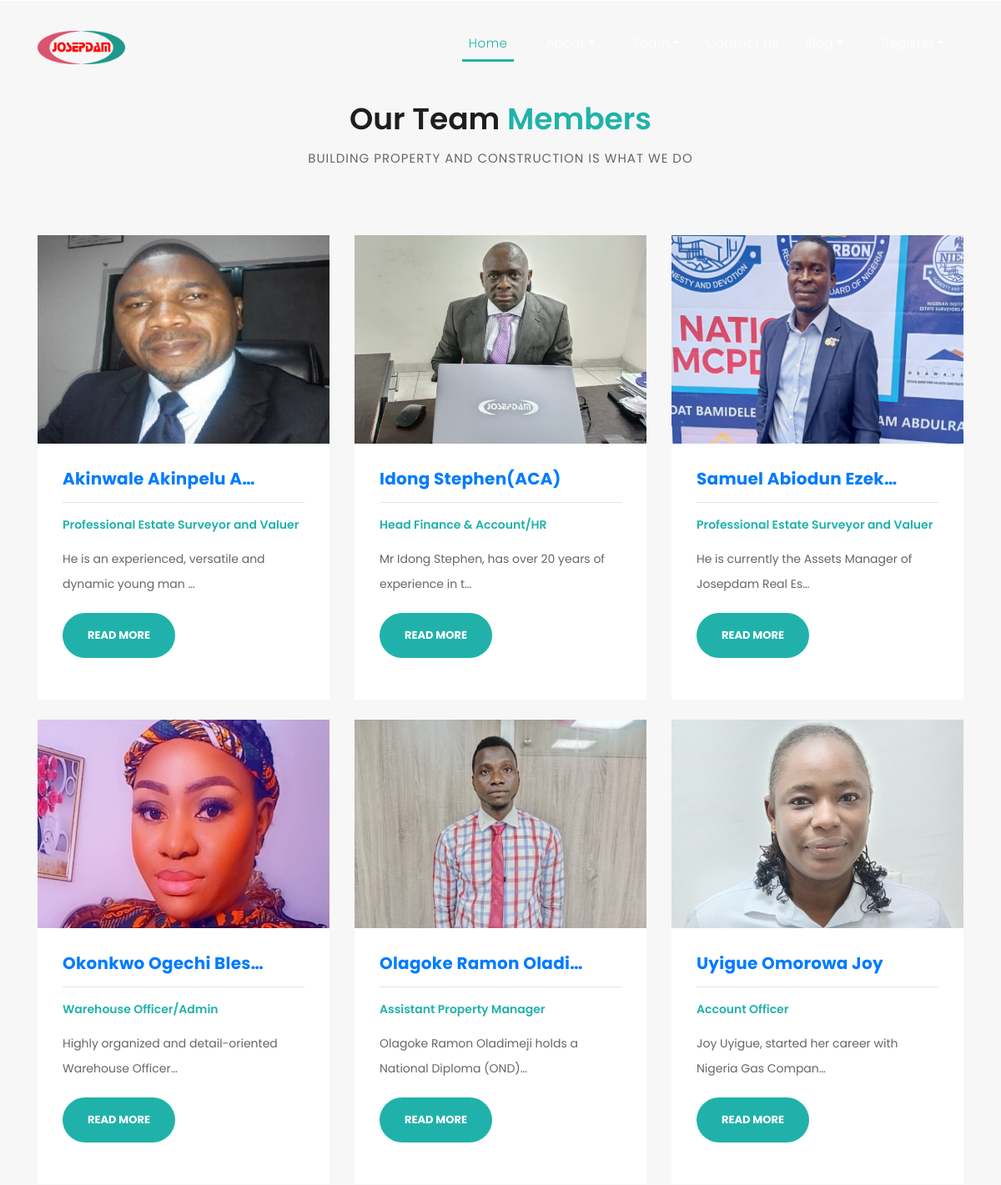
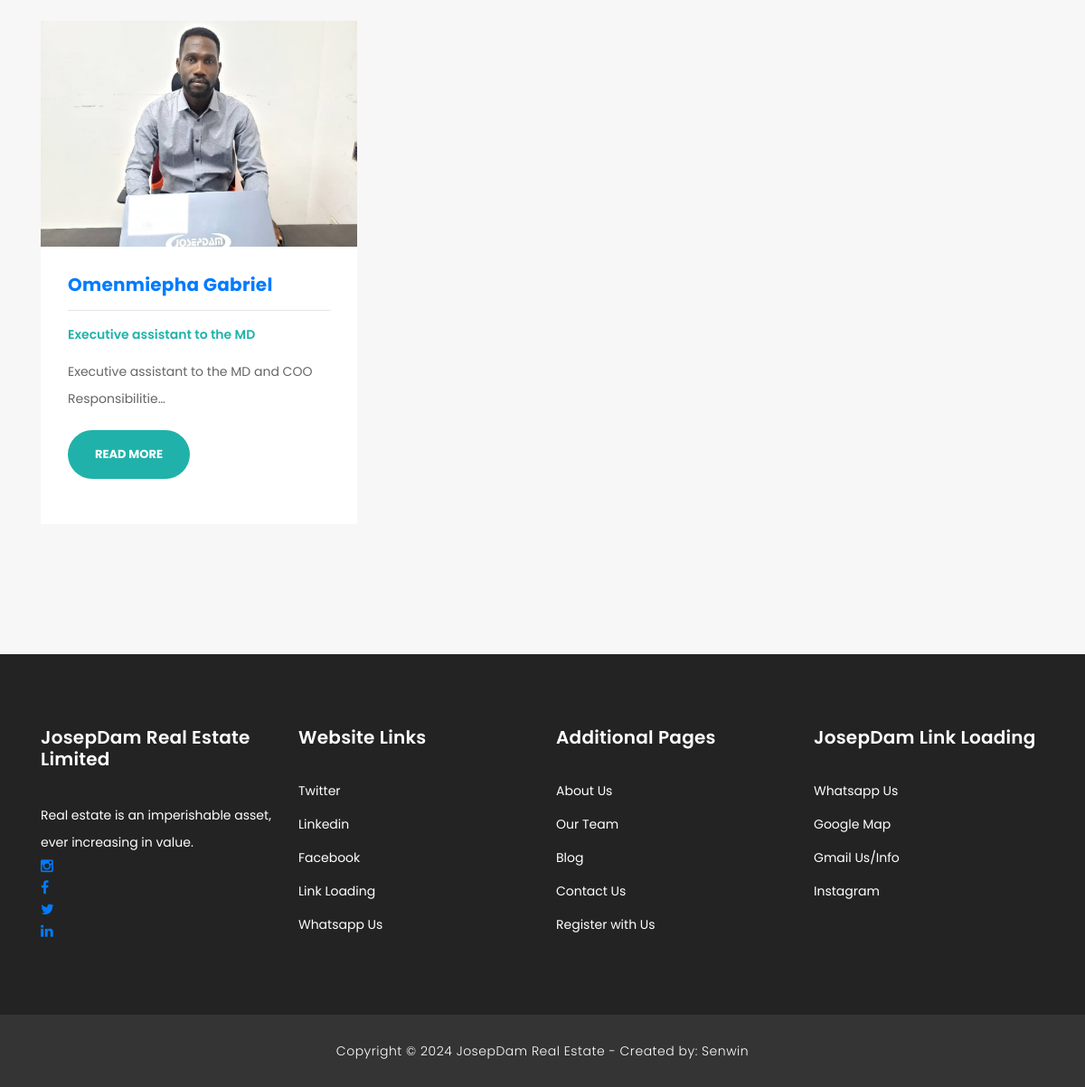
Page /team/ on the committed database (2 pictures, top to bottom).
### josepdam/models.py (models this page shows, shortened)
class TeamsPost (models.Model):
    worker_name = models.CharField (max_length = 200, blank=True, null=True)
    worker_position = models.CharField (max_length = 200, blank=True, null=True)
    worker_description = models.TextField()
    worker_img = models.ImageField(upload_to='images')
    slug = models.SlugField (max_length=25)
    publish_date = models.DateTimeField (auto_now_add= True)
    author = models.ForeignKey(User, on_delete=models.CASCADE)
    class Meta:
        ordering =['-publish_date']

### josepdam/views.py (the view)
# urls.py: path('team/', TeamView.as_view(), name='team'),
class TeamView (ListView):
    model = TeamsPost
    template_name = 'josep/team.html'

### templates/josep/team.html (shortened to what this page needs)
{% extends "base.html" %}
{% load static %}
{% block content %}
    <div class="team" style="margin: 0">
      <div class="container">
        <div class="row">
          <div class="col-md-12">
            <div class="section-heading">
              <h2>Our Team <em>Members</em></h2>
              <span>Building property and construction is what we do </span>
            </div>
          </div>
          {% for post in object_list %}
          <div class="col-md-4">
            <div class="team-item">
              <a href="{% url 'detail-team' post.pk %}">
                {% if post.worker_img %}
                <img src="{{ post.worker_img.url }}" height="250px" alt="">
                {% endif %}
              </a>
              <div class="down-content">
                <a href="{% url 'detail-team' post.pk %}"><h4>{{ post.worker_name |truncatechars:20}}</h4></a><hr>
                <span>{{ post.worker_position }}</span>
                <p>{{ post.worker_description |truncatechars:55}}</p>
                <p>
                  <a href="{% url 'detail-team' post.pk %}" class="filled-button">Read More</a
                </p>
              </div>
            </div>
            <br>
          </div>
          {% endfor %}
          </div>
        </div>
      </div>
    {% endblock %}

### static/assets/css/style.css (style rules this page uses)
body { font-family: 'Poppins', sans-serif; overflow-x: hidden; text-rendering: optimizeLegibility; -webkit-font-smoothing: antialiased; -moz-osx-font-smoothing: grayscale; }
p { margin-bottom: 0px; font-size: 14px; color: #666666; line-height: 30px; }
a { text-decoration: none!important; }
h1,h2,h3,h4,h5,h6 { margin: 0px; }
a.filled-button { background-color: #20b2aa; color: #fff; font-size: 13px; text-transform: uppercase; font-weight: 700; padding: 12px 30px; border-radius: 30px; display: inline-block; transition: all 0.3s; }
.section-heading { text-align: center; margin-bottom: 80px; }
.section-heading h2 { font-size: 36px; font-weight: 600; color: #1e1e1e; }
.section-heading em { font-style: normal; color: #20b2aa; }
.section-heading span { display: block; margin-top: 15px; text-transform: uppercase; font-size: 15px; color: #666; letter-spacing: 1px; }
*, *:before, *:after { -webkit-box-sizing: border-box; box-sizing: border-box; -webkit-font-smoothing: antialiased; -moz-osx-font-smoothing: grayscale; }
.team { background-color: #f7f7f7; margin-top: 140px; margin-bottom: -140px; padding: 120px 0px; }
.team-item img { width: 100%; overflow: hidden; }
.team-item .down-content { background-color: #fff; padding: 30px; }
.team-item .down-content h4 { font-size: 20px; font-weight: 700; letter-spacing: 0.25px; margin-bottom: 10px; }
.team-item .down-content span { color: #20b2aa; font-weight: 600; font-size: 14px; display: block; margin-bottom: 15px; }
.team-item .down-content p { margin-bottom: 20px; }

### rows in the picture
TeamsPost: worker_img (picture), worker_name "Akinwale Akinpelu A…", worker_position "Professional Estate Surveyor and Valuer", worker_description "He is an experienced, versatile and dynamic young man …"
TeamsPost: worker_img (picture), worker_name "Idong Stephen(ACA)", worker_position "Head Finance & Account/HR", worker_description "Mr Idong Stephen, has over 20 years of experience in t…"
TeamsPost: worker_img (picture), worker_name "Samuel Abiodun Ezek…", worker_position "Professional Estate Surveyor and Valuer", worker_description "He is currently the Assets Manager of Josepdam Real Es…"
TeamsPost: worker_img (picture), worker_name "Okonkwo Ogechi Bles…", worker_position "Warehouse Officer/Admin", worker_description "Highly organized and detail-oriented Warehouse Officer…"
TeamsPost: worker_img (picture), worker_name "Olagoke Ramon Oladi…", worker_position "Assistant Property Manager", worker_description "Olagoke Ramon Oladimeji holds a National Diploma (OND)…"
TeamsPost: worker_img (picture), worker_name "Uyigue Omorowa Joy", worker_position "Account Officer", worker_description "Joy Uyigue, started her career with Nigeria Gas Compan…"
TeamsPost: worker_img (picture), worker_name "Omenmiepha Gabriel", worker_position "Executive assistant to the MD", worker_description "Executive assistant to the MD and COO Responsibilitie…"
